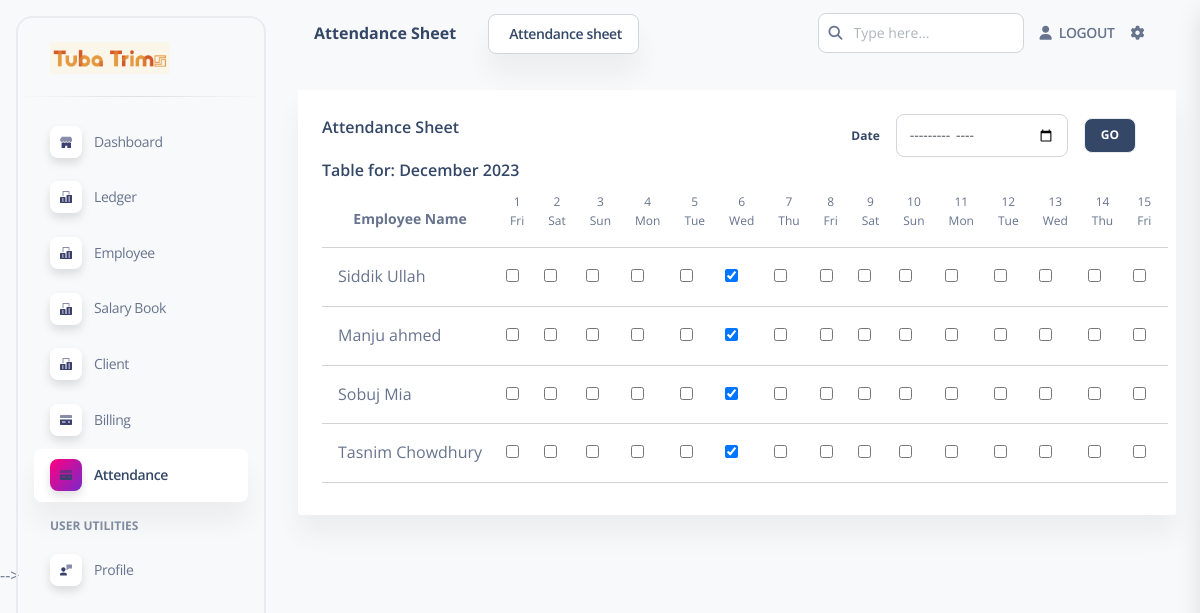
The page /employee/attendance on the database its author committed.
### apps/home/models.py (models this page shows, shortened)
class Employee(models.Model):
    emp_id = models.CharField(primary_key=True, max_length=20)
    name = models.CharField(max_length=50)
    phone = models.CharField(max_length=15)
    age = models.PositiveIntegerField()
    GENDER_CHOICES = (
        ('M', 'Male'),
        ('F', 'Female'),
    )
    gender = models.CharField(max_length=1, choices=GENDER_CHOICES, null=True)
    address = models.CharField(max_length=100)
    salary = models.IntegerField()
    g_name = models.CharField(max_length=50, null=True, )
    g_phone = models.CharField(max_length=15, null=True)

### apps/home/views.py (the view, shortened to what this page needs)
# urls.py: path('employee/attendance', views.view_attendance, name='view_attendance'),
def view_attendance(request):
    today = datetime.date.today()
    year = today.year
    month = today.month
    start_date = datetime.date(year, month, 1)
    if (month == 12):
        end_date = datetime.date(year+1, 1, 1) - datetime.timedelta(days=1)
    else:
        end_date = datetime.date(year, month+1, 1) - datetime.timedelta(days=1)
    attendance_records = Attendance.objects.filter( date__range=(start_date, end_date))
    employee_attendance = {}
    for attendance in attendance_records:
        if attendance.employee not in employee_attendance:
            employee_attendance[attendance.employee] = {}
        employee_attendance[attendance.employee][attendance.date.day] = attendance.status
    day_count = int((end_date - start_date).days) + 2
    context = {
        'employee_attendance': employee_attendance,
        'month': today,
        'day_count': range(1,day_count),
        'segment':'attendance sheet',
    }
    return render(request, 'attend/attend_sheet.html', context)

### apps/context_processors.py (called while the page is built)
def cfg_assets_root(request):
    return { 'ASSETS_ROOT' : settings.ASSETS_ROOT }

### apps/home/templatetags/custom_tags.py (called while the page is built)
@register.filter
def get_item(dictionary,key):
    return dictionary.get(key)

@register.filter
def get_valuecount(dictionary):
    return sum(dictionary.values())

@register.filter
def get_weekday(dates, day):
    week = datetime(dates.year,dates.month,day)
    return week.strftime('%a')

### apps/templates/attend/attend_sheet.html (shortened to what this page needs)
{% extends 'layouts/base.html' %}
{% load custom_tags %}
{% block content %}
    <div class="w-full px-6 py-6 mx-auto">
        <div class="flex flex-wrap -mx-3">
          <div class="flex-none w-full max-w-full px-3">
            <div class="relative flex flex-col min-w-0 mb-6 break-words bg-white border-0 border-transparent border-solid shadow-soft-xl rounded-sm bg-clip-border">
              <form method="POST">
                <div class="flex p-6 pb-0 mb-0 bg-white border-b-0 border-b-solid rounded-t-2xl border-b-transparent">
                  <h6>Attendance Sheet</h6>
                  <div class="flex justify-center items-center ml-auto pr-4">
                    <label class="font-bold text-size-xs text-slate-700 px-4">Date</label>
                    <input type="month" class="text-size-sm focus:shadow-soft-primary-outline leading-5.6 ease-soft block w-full appearance-none rounded-lg border border-solid border-gray-300 bg-white bg-clip-padding py-2 px-3 font-normal text-gray-700 transition-all focus:border-fuchsia-300 focus:bg-white focus:text-gray-700 focus:outline-none focus:transition-shadow" placeholder="Date" name="date" id="date" required/>
                    <input type="submit" value="Go" class="px-4 py-2 ml-4 mb-0 font-bold text-center uppercase align-middle transition-all bg-slate-700 border border-solid rounded-lg shadow-none cursor-pointer leading-pro ease-soft-in text-size-xs hover:scale-102 active:shadow-soft-xs text-white"/>
                  </div>
                </div>
              </form>
              <div class="flex-auto px-2 ml-4 pt-0 pb-2">
                <div class="p-0 overflow-x-auto">
                  <h6>Table for: {{ month|date:"F Y" }}</h1>
                  <table class="items-center w-full mb-6 align-top border-gray-200 text-slate-500">
                    <thead class="table-head">
                      <tr>
                        <th class="text-size-sm">Employee Name</th>
                        {% for i in day_count %}
                          <th class="text-size-xs font-normal px-3">{{i}}<p>{{month|get_weekday:i}}</p></th>
                        {% endfor %}
                      </tr>
                    </thead>
                    <tbody>
                      {% for employee,dates in employee_attendance.items %}
                      <tr class="employee">
                        <td class="p-4 whitespace-nowrap">{{employee.name}}</td>
                        {% for day in day_count %}
                          {% if day in dates and dates|get_item:day %}
                            <td class="px-2">
                              <input type="checkbox" onclick="return false;" checked >
                            </td>
                            {% else %}
                            <td class="px-2">
                              <input type="checkbox" onclick="return false;" >
                            </td>
                          {% endif %}
                        {% endfor %}
                      </tr>
                      {% endfor %}
                    </tbody>
                  </table>
                </div>
              </div>
            </div>
          </div>
        </div>
    </div>
{% endblock content %}

### apps/templates/attend/attend_sheet.html (style rules this page uses)
table, th, td { border-bottom: 1px solid #d3d3d3; border-collapse: collapse; }
.table-head { padding-bottom:10px; }

### rows shown on the page
Employee: name "Siddik Ullah"
Employee: name "Manju ahmed"
Employee: name "Sobuj Mia"
Employee: name "Tasnim Chowdhury"

### other values the page prints
{{ segment }} "Attendance Sheet"
{{ i }} "1" "2" "3" "4" "5" "6" "7" "8" "9" "10" "11" "12" "13" "14" "15"
